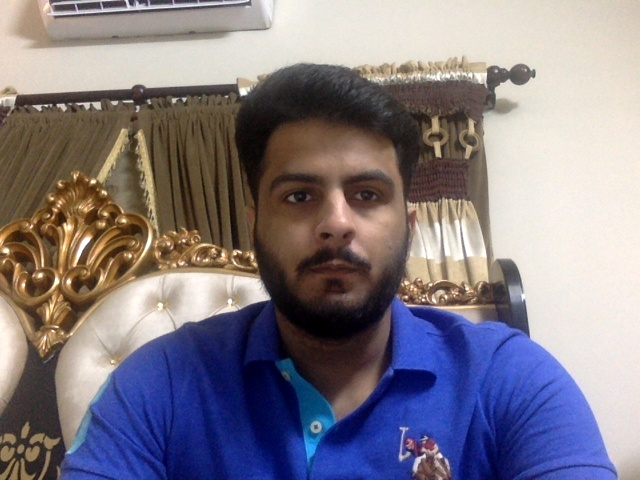
#> input picture capturedImage/captured_image.jpg, 640 x 480 px, given in place of the camera
$ python main.py
#> lines starting #> are read from the running program, lines starting #| are printed output that depends on the picture; after the words box and inside, x2 and y2 are one past the last pixel; in counts of white or black regions, pixels touching at a corner belong together
#> further down, frame is the input picture: shape (480, 640, 3); mean B, G, R 133.3, 123.8, 131
### loadingFrame.py
# Import necessary libraries
import cv2
import numpy as np
import time
from utilities import draw_text_on_frame

def show_loading_frame(frame_size, oval_size_ratio, color=(0, 139, 183), duration=2):
    """
    Displays a loading screen with an oval mask for a set duration.

    :param frame_size: Tuple containing the width and height of the frame.
    :param oval_size_ratio: Tuple containing the ratio for the oval's size (relative to the frame).
    :param color: Color of the oval (default is blue).
    :param duration: Duration for which the loading screen is displayed (in seconds).
    """
#> called with frame_size = (640, 480), oval_size_ratio = (0.4, 0.8), color = (0, 139, 183), duration = 2
    # Create a blank white frame for the loading screen
    loading_frame = np.ones((frame_size[1], frame_size[0], 3), dtype=np.uint8) * 255

    # Define the center and size of the oval
    center = (loading_frame.shape[1] // 2, loading_frame.shape[0] // 2)
    axes = (int(loading_frame.shape[1] * oval_size_ratio[0] / 2), int(loading_frame.shape[0] * oval_size_ratio[1] / 2))

    thickness = 2  # Set the thickness of the oval's border

    # Convert the oval color from RGB to BGR format for OpenCV
    bgr_color = (color[2], color[1], color[0])

    # Draw the oval on the loading frame
    cv2.ellipse(loading_frame, center, axes, 0, 0, 360, bgr_color, thickness)
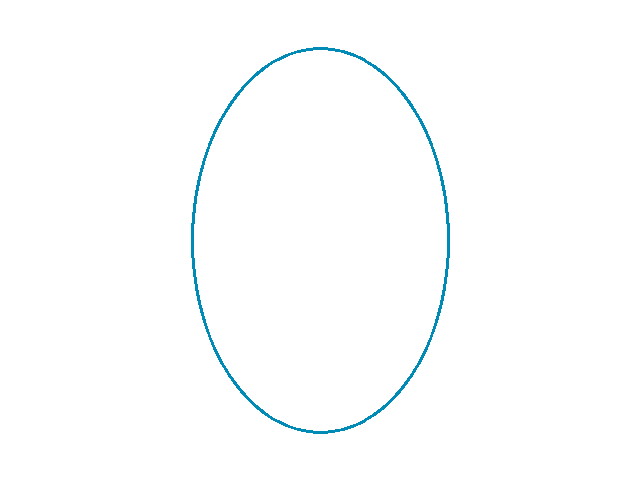
#> loading_frame: shape (480, 640, 3); mean of channels 0, 1, 2 254.3, 253.9, 252.5; drawn as B, G, R

    # Add "Loading Screen" text inside the oval
    loading_frame = draw_text_on_frame(
        loading_frame,
        text="Loading Screen",  # Display "Loading Screen" text
        center=center,  # Center the text
        axes=axes,  # Use oval axes to position the text
        t_size=12,  # Text size for the loading message
        fill_color=(0, 139, 183),  # Use the same blue color for the text
    )

    # Show the loading frame
    cv2.imshow('Webcam', loading_frame)
    cv2.waitKey(1)  # Allow a brief wait to display the frame

### utilities.py
# Import necessary libraries
import cv2
import numpy as np
import time
from effects import apply_combined_filter, apply_sketch_filter
from PIL import ImageFont, ImageDraw, Image

def get_scaling_factor(frame):
    """
    Calculate a scaling factor based on the frame height for responsive text sizing.

    :param frame: The frame to calculate the scaling factor from.
    :return: Scaling factor based on the frame's height.
    """
    return frame.shape[0] / 321  # Use 321px as the base height to adjust scaling

def draw_text_on_frame(frame, text, center, axes, t_size=15, fill_color=(0, 0, 0)):
    """
    Draws text above the oval mask on the given frame using a custom font.

    :param frame: The frame on which the text is drawn.
    :param text: The text to display.
    :param center: Center of the oval mask.
    :param axes: Dimensions of the oval mask (used for positioning the text).
    :param t_size: Text size (default is 15).
    :param fill_color: Text color (default is black).
    :return: Frame with the text drawn.
    """
#> called with text = 'Loading Screen', center = (320, 240), axes = (128, 192), t_size = 12, fill_color = (0, 139, 183)
    font_path = "./fonts/SF-Pro-Text-Medium.otf"  # Path to the custom font file

    scaling_factor = get_scaling_factor(frame)  # Calculate scaling factor based on frame size
#> scaling_factor = 1.5

    # Convert the OpenCV frame (BGR) to a PIL image (RGB)
    pil_image = Image.fromarray(cv2.cvtColor(frame, cv2.COLOR_BGR2RGB))

    draw = ImageDraw.Draw(pil_image)  # Create a draw object for text rendering
    font = ImageFont.truetype(font_path, int(t_size * scaling_factor))  # Load the font with scaled size

    # Calculate the bounding box for the text
    text_bbox = draw.textbbox((0, 0), text, font=font)
#> text_bbox = (0, 3, 131, 20)
    text_width = text_bbox[2] - text_bbox[0]
#> text_width = 131
    text_height = text_bbox[3] - text_bbox[1]
#> text_height = 17

    # Position the text above the oval mask
    text_x = center[0] - text_width // 2
#> text_x = 255
    text_y = (0 + (center[1] - axes[1])) // 2 - text_height // 2
#> text_y = 16

    # Draw the text onto the PIL image
    draw.text((text_x, text_y), text, font=font, fill=fill_color)

    # Convert the PIL image back to an OpenCV frame (RGB to BGR)
    return cv2.cvtColor(np.array(pil_image), cv2.COLOR_RGB2BGR)

# [111 lines left out: functions draw_countdown_text, create_oval_mask, scan_effect, not called in this run]

### maskedFrame.py
# Import necessary libraries
import cv2
import numpy as np

def create_masked_frame(frame, oval_size_ratio):
    """
    Create a masked frame with an oval mask at the center, keeping the original content inside the oval.

    :param frame: The frame captured from the webcam.
    :param oval_size_ratio: Tuple containing the ratio for the oval's size (relative to the frame).
    :return: Masked frame, center of the oval, and dimensions of the oval's axes.
    """
#> called with oval_size_ratio = (0.4, 0.8)
    # Create a blank mask with the same size as the frame
    mask = np.zeros_like(frame)

    # Get the number of rows and columns in the frame
    rows, cols, _ = frame.shape
#> rows = 480; cols = 640

    # Define the center and size of the oval
    center = (cols // 2, rows // 2)  # Center of the oval in the middle of the frame
#> center = (320, 240)
    axes = (int(cols * oval_size_ratio[0] / 2), int(rows * oval_size_ratio[1] / 2))  # Axes of the oval
#> axes = (128, 192)

    color = (255, 255, 255)  # White color for the oval mask
    thickness = -1  # Fill the oval completely

    # Draw the filled oval on the mask
    cv2.ellipse(mask, center, axes, 0, 0, 360, color, thickness)
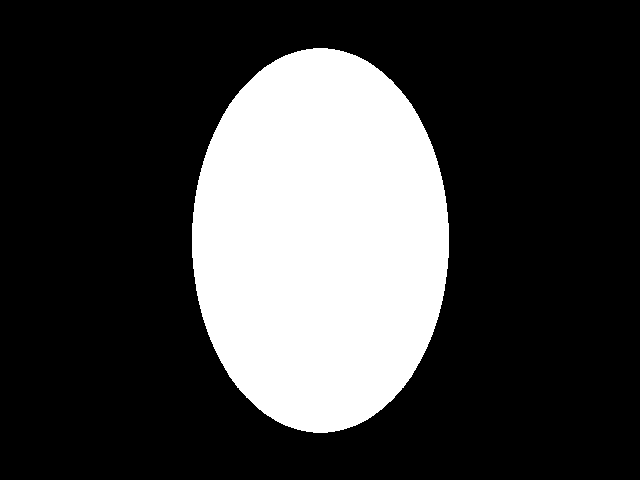
#> mask: shape (480, 640, 3); 25.3% white; 1 white region, box (x1, y1, x2, y2) and area: (192, 48, 449, 433) 77579

    # Apply the mask to the frame, keeping the original frame inside the oval
    masked_frame = np.where(mask == 255, frame, frame)  # No blurring outside the oval (optional)
    # Return the masked frame, oval center, and oval dimensions
    return masked_frame, center, axes

### main.py
# Import necessary libraries
import cv2
from loadingFrame import show_loading_frame
from displayFrame import process_display_frame
from maskedFrame import create_masked_frame
from countdown import countdown_sequence
from captureButton import draw_button, button_callback, update_button_state, is_button_pressed
import time
import requests


# Set frame size
frame_size = (int(640), int(480))
# Ratio for the oval size in the frame
oval_size_ratio = (0.4, 0.8)

# loadscreen duration
duration = 3
start_time = time.time()  # Record the start time of the loading sequence

# Open webcam
cap = cv2.VideoCapture(0)
cap.set(cv2.CAP_PROP_FRAME_WIDTH, 640)  # Set webcam width
cap.set(cv2.CAP_PROP_FRAME_HEIGHT, 480)  # Set webcam height

# Check if webcam opens successfully
if not cap.isOpened():
    print("Error: Could not open the webcam.")
    exit()

print("Press '1' to take a picture, '2' to quit.")


# Create a named window for the webcam display
cv2.namedWindow('Webcam')
cv2.setMouseCallback('Webcam', button_callback)  # Set callback for button click detection

def evaluate_conditions_via_api(frame):
    """
    Send the frame to the FastAPI backend for condition evaluation.
    """
    _, img_encoded = cv2.imencode('.jpg', frame)
    try:
        response = requests.post(
            'http://127.0.0.1:8000/evaluate_conditions/',
            files={"file": img_encoded.tobytes()}  # Only sending the image now
        )
        response.raise_for_status()

        result = response.json()
        conditions_met = result.get('conditions_met', False)
        prompt = result.get('prompt', "Unknown error")
        return conditions_met, prompt
    except requests.exceptions.RequestException as e:
        print(f"Error during API call: {e}")
        return False, "API call failed"


def process_frame(frame):
    """
    Process the captured frame by resizing, applying a mask, detecting faces, and checking conditions.

    :param frame: The current frame captured from the webcam.
    :return: Processed display frame, condition check result, success flag, prompt, oval center, and axes.
    """

    # Create an oval mask around the face region
    original_frame = frame.copy()
    # ellipse only for front end
    masked_frame, center, axes = create_masked_frame(frame, oval_size_ratio)
#> center = (320, 240); axes = (128, 192)
    original_frame = cv2.cvtColor(original_frame, cv2.COLOR_BGR2RGB)
    conditions_met, prompt = evaluate_conditions_via_api(frame)


    if time.time() - start_time > duration:
        # Process the frame for display with conditions results
        display_frame = process_display_frame(frame,center, axes, conditions_met, prompt)

        # Update and draw the button based on whether conditions are met
        update_button_state(conditions_met)

        display_frame = draw_button(display_frame, conditions_met)
    else:
         display_frame = None

    return display_frame, conditions_met, True, prompt, center, axes


# Main loop to capture and process frames from the webcam
while True:
    ret, frame = cap.read()  # Capture frame-by-frame from webcam
    if not ret:
        print("Error: Failed to capture image.")
        break

    if time.time() - start_time < duration:
        # Display loading screen before starting the webcam feed
        show_loading_frame(frame_size, oval_size_ratio)

    # Process the captured frame
#> (the run stopped early here; a loop or call above may not have finished)
